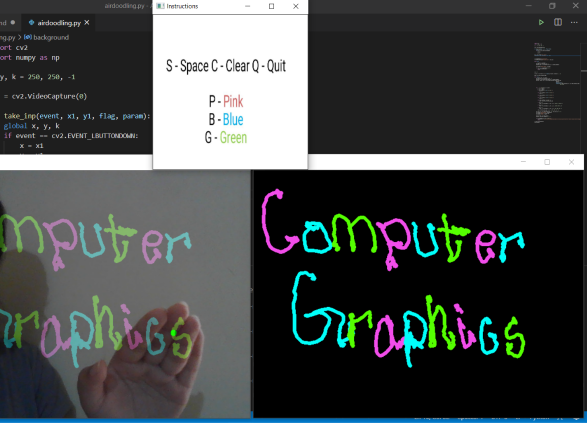
#> input picture images/ouput.png, 1173 x 845 px, given in place of test.jpeg, which was not available (shown at 1/2 size)
$ python airdoodling.py
#> lines starting #> are read from the running program, lines starting #| are printed output that depends on the picture; after the words box and inside, x2 and y2 are one past the last pixel; in counts of white or black regions, pixels touching at a corner belong together; pictures that were not available may be replaced by others from this repository, and a replacement may not be noted
# import python packages
import cv2
import numpy as np

# initialise constants
x, y, k = 250, 250, -1

# Function to acess camera and input frames continuously
cap = cv2.VideoCapture(0)

def take_inp(event, x1, y1, flag, param):
    global x, y, k
    if event == cv2.EVENT_LBUTTONDOWN:
        x = x1
        y = y1
        k = 1

# Instruction window containing set of color range and options
bim = cv2.imread("test.jpeg")
#> bim is the input picture: shape (845, 1173, 3); mean B, G, R 72.7, 73.3, 69
background = cv2.resize(bim, (300, 300))
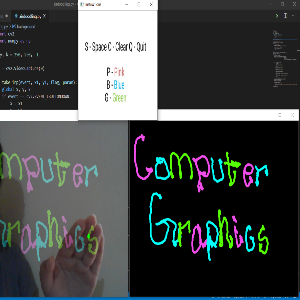
#> background: shape (300, 300, 3); mean B, G, R 72.8, 73.4, 69

# Function to input the initial point of drawing
cv2.namedWindow("Iniial_Point")
cv2.setMouseCallback("Iniial_Point", take_inp)

while True:

    _, inp_img = cap.read()
    inp_img = cv2.flip(inp_img, 1)
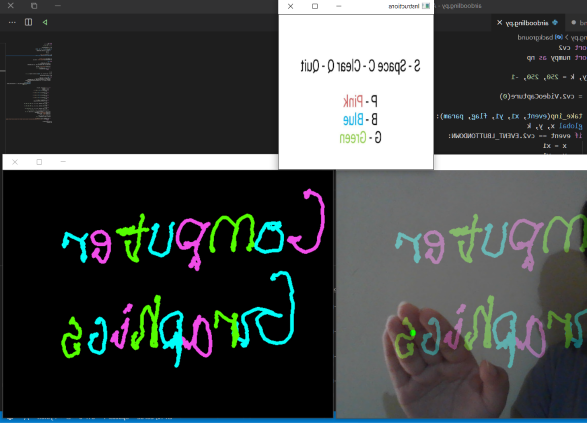
#> inp_img: shape (845, 1173, 3) (shown at 1/2 size); mean B, G, R 72.7, 73.3, 69
    gray_inp_img = cv2.cvtColor(inp_img, cv2.COLOR_BGR2GRAY)
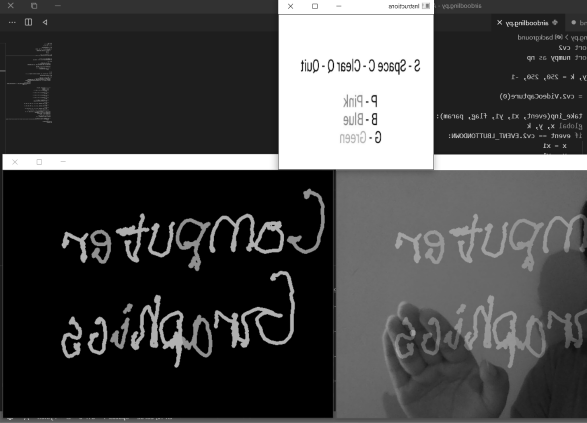
#> gray_inp_img: shape (845, 1173) (shown at 1/2 size); min 0, max 255, mean 72

    cv2.imshow("Iniial_Point", inp_img)

    if k == 1 or cv2.waitKey(30) == 27:
#> (key q is pressed here)
        cv2.destroyAllWindows()
        break


stp = 1
#> stp = 1

# store flow of pixel in array using numpy
old_pts = np.array([[x, y]], dtype=np.float32).reshape(-1, 1, 2)

mask = np.zeros_like(inp_img)

# Start capturing frames and print on canvas
while True:
    _, new_inp_img = cap.read()
    new_inp_img = cv2.flip(new_inp_img, 1)
    new_gray = cv2.cvtColor(new_inp_img, cv2.COLOR_BGR2GRAY)
    new_pts, status, err = cv2.calcOpticalFlowPyrLK(gray_inp_img,
                                                    new_gray,
                                                    old_pts,
                                                    None, maxLevel=1,
                                                    criteria=(cv2.TERM_CRITERIA_EPS | cv2.TERM_CRITERIA_COUNT,
                                                              15, 0.08))
#> new_pts = [[250, 250]]; status = [0]; err = [0]

    for i, j in zip(old_pts, new_pts):
        x, y = j.ravel()
        a, b = i.ravel()
        if cv2.waitKey(2) & 0xff == ord('s'):
            stp = 1

        elif cv2.waitKey(2) & 0xff == ord('p'):
            stp = 0

        elif cv2.waitKey(2) & 0xff == ord('b'):
            stp = 2

        elif cv2.waitKey(2) & 0xff == ord('g'):
            stp = 3

        elif cv2.waitKey(2) == ord('c'):
            mask = np.zeros_like(new_inp_img)

        if stp == 0:
            mask = cv2.line(mask, (a, b), (x, y), (234, 77, 242), 6)

        if stp == 2:
            mask = cv2.line(mask, (a, b), (x, y), (250, 255, 0), 6)

        if stp == 3:
            mask = cv2.line(mask, (a, b), (x, y), (0, 255, 85), 6)

        cv2.circle(new_inp_img, (x, y), 6, (0, 255, 0), -1)
#> this loop made 1 pass; (key q is pressed on pass 1)
#> (x, y, a, b) on pass 1: (250, 250, 250, 250)
#> new_inp_img: shape (845, 1173, 3); 0.01% of pixels changed, all inside (x1, y1, x2, y2) = (244, 244, 257, 257)

    new_inp_img = cv2.addWeighted(mask, 0.3, new_inp_img, 0.7, 0)
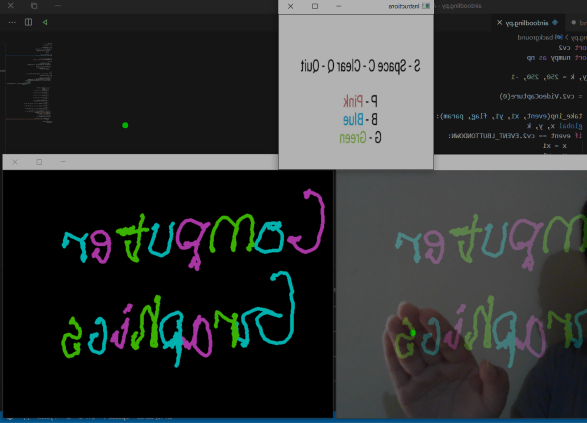
#> new_inp_img: shape (845, 1173, 3) (shown at 1/2 size); mean B, G, R 50.9, 51.3, 48.2
#> mask: shape (845, 1173, 3); every value is 0

    # To show all the three windows
    cv2.imshow("Instructions", background)
    cv2.imshow("ouput", new_inp_img)
    cv2.imshow("result", mask)

    gray_inp_img = new_gray.copy()
    old_pts = new_pts.reshape(-1, 1, 2)
#> old_pts = [[250, 250]]


    # Quit the canvas and save the file into specified folder
    if cv2.waitKey(1) & 0xff == ord('q'):
#> (key q is pressed here)
        cv2.imwrite('C:/Users/PavithraReddy/Downloads/Air-Canvas-project-master/Air-Canvas-project-master/images/image.jpg', mask)
        break

# Destroy all running windows and close the program
cv2.destroyAllWindows()
cap.release()
